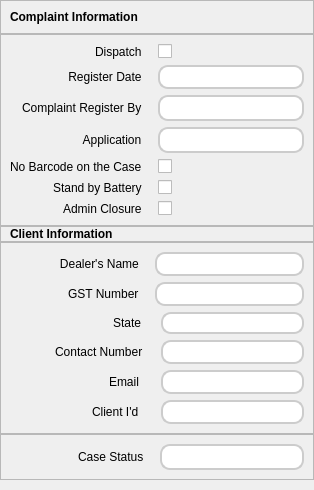
         <widget class="QWidget" name="left_widget" native="true">
          <layout class="QVBoxLayout" name="verticalLayout_3">
           <property name="spacing">
            <number>0</number>
           </property>
           <property name="leftMargin">
            <number>0</number>
           </property>
           <property name="topMargin">
            <number>0</number>
           </property>
           <property name="rightMargin">
            <number>0</number>
           </property>
           <property name="bottomMargin">
            <number>10</number>
           </property>
           <item>
            <widget class="QFrame" name="frame_7">
             <property name="frameShape">
              <enum>QFrame::StyledPanel</enum>
             </property>
             <property name="frameShadow">
              <enum>QFrame::Raised</enum>
             </property>
             <layout class="QGridLayout" name="gridLayout_4">
              <item row="0" column="0">
               <widget class="QLabel" name="ComplaintInformationLabel">
                <property name="styleSheet">
                 <string notr="true">font: 10pt &quot;Arial&quot;;
font-weight: bold;</string>
                </property>
                <property name="text">
                 <string>Complaint Information</string>
                </property>
               </widget>
              </item>
             </layout>
            </widget>
           </item>
           <item>
            <widget class="QFrame" name="frame_4">
             <property name="minimumSize">
              <size>
               <width>250</width>
               <height>40</height>
              </size>
             </property>
             <property name="maximumSize">
              <size>
               <width>600</width>
               <height>16777215</height>
              </size>
             </property>
             <property name="frameShape">
              <enum>QFrame::StyledPanel</enum>
             </property>
             <property name="frameShadow">
              <enum>QFrame::Raised</enum>
             </property>
             <layout class="QGridLayout" name="gridLayout_2">
              <item row="0" column="1">
               <widget class="QCheckBox" name="dispatch">
                <property name="font">
                 <font>
                  <pointsize>15</pointsize>
                 </font>
                </property>
                <property name="styleSheet">
                 <string notr="true"/>
                </property>
                <property name="text">
                 <string/>
                </property>
                <property name="iconSize">
                 <size>
                  <width>16</width>
                  <height>16</height>
                 </size>
                </property>
               </widget>
              </item>
              <item row="0" column="0" alignment="Qt::AlignRight">
               <widget class="QLabel" name="DispatchLabel_1">
                <property name="styleSheet">
                 <string notr="true">font: 12pt &quot;Arial&quot;;</string>
                </property>
                <property name="text">
                 <string>Dispatch   </string>
                </property>
               </widget>
              </item>
              <item row="2" column="0" alignment="Qt::AlignRight">
               <widget class="QLabel" name="DateLabel_2">
                <property name="styleSheet">
                 <string notr="true">font: 12pt &quot;Arial&quot;;</string>
                </property>
                <property name="text">
                 <string>          Register Date   </string>
                </property>
               </widget>
              </item>
              <item row="2" column="1">
               <widget class="QLineEdit" name="calender">
                <property name="font">
                 <font>
                  <pointsize>-1</pointsize>
                 </font>
                </property>
                <property name="styleSheet">
                 <string notr="true">border: 2px solid rgb(204, 204, 204);
border-radius: 10px;
color: rgb(77, 77, 77);	
padding: 1px 1px 1px 15px;
font-size: 14px</string>
                </property>
               </widget>
              </item>
              <item row="5" column="0" alignment="Qt::AlignRight">
               <widget class="QLabel" name="applicationLabel_4">
                <property name="styleSheet">
                 <string notr="true">font: 12pt &quot;Arial&quot;;</string>
                </property>
                <property name="text">
                 <string>                Application   </string>
                </property>
               </widget>
              </item>
              <item row="4" column="0" alignment="Qt::AlignRight">
               <widget class="QLabel" name="ComplaintRegisterByLabel_3">
                <property name="styleSheet">
                 <string notr="true">font: 12pt &quot;Arial&quot;;</string>
                </property>
                <property name="text">
                 <string>Complaint Register By   </string>
                </property>
               </widget>
              </item>
              <item row="4" column="1">
               <widget class="QComboBox" name="complaint_register_by">
                <property name="font">
                 <font>
                  <family>Montserrat Medium</family>
                  <pointsize>10</pointsize>
                  <weight>50</weight>
                  <italic>false</italic>
                  <bold>false</bold>
                 </font>
                </property>
                <property name="styleSheet">
                 <string notr="true">QComboBox {
border: 2px solid rgb(204,204,204);
border-radius: 10px;
padding: 1px 1px 1px 15px;
font: 10pt &quot;Montserrat Medium&quot;;
}

QComboBox:editable {
    background: white;
}

QComboBox:on {
    padding-top: 3px;
    padding-left: 4px;
}

QComboBox QAbstractItemView {
	border: 1px solid white;
    border-bottom-right-radius: 10px;
    border-bottom-left-radius: 10px;
    background: white;
}

QComboBox::drop-down {
    subcontrol-origin: padding;
    subcontrol-position: top right;
    width: 15px;

    border-top-right-radius: 3px; /* same radius as the QComboBox */
    border-bottom-right-radius: 3px;
}

QComboBox::down-arrow {
    image:url(:/Drop Down/arrow.png);
}

QComboBox::down-arrow:on { /* shift the arrow when popup is open */
    top: 1px;
    left: 1px;
}</string>
                </property>
               </widget>
              </item>
              <item row="5" column="1">
               <widget class="QComboBox" name="application_type">
                <property name="font">
                 <font>
                  <family>Montserrat Medium</family>
                  <pointsize>10</pointsize>
                  <weight>50</weight>
                  <italic>false</italic>
                  <bold>false</bold>
                 </font>
                </property>
                <property name="styleSheet">
                 <string notr="true">QComboBox {
border: 2px solid rgb(204,204,204);
border-radius: 10px;
padding: 1px 1px 1px 15px;
font: 10pt &quot;Montserrat Medium&quot;;
}

QComboBox:editable {
    background: white;
}

QComboBox:on {
    padding-top: 3px;
    padding-left: 4px;
}

QComboBox QAbstractItemView {
	border: 1px solid white;
    border-bottom-right-radius: 10px;
    border-bottom-left-radius: 10px;
    background: white;
}

QComboBox::drop-down {
    subcontrol-origin: padding;
    subcontrol-position: top right;
    width: 15px;

    border-top-right-radius: 3px; /* same radius as the QComboBox */
    border-bottom-right-radius: 3px;
}

QComboBox::down-arrow {
    image:url(:/Drop Down/arrow.png);
}

QComboBox::down-arrow:on { /* shift the arrow when popup is open */
    top: 1px;
    left: 1px;
}</string>
                </property>
               </widget>
              </item>
              <item row="7" column="0" alignment="Qt::AlignRight">
               <widget class="QLabel" name="StandbyLabel_6">
                <property name="styleSheet">
                 <string notr="true">font: 12pt &quot;Arial&quot;;</string>
                </property>
                <property name="text">
                 <string>Stand by Battery   </string>
                </property>
               </widget>
              </item>
              <item row="8" column="0" alignment="Qt::AlignRight">
               <widget class="QLabel" name="AminClosureLabel_7">
                <property name="styleSheet">
                 <string notr="true">font: 12pt &quot;Arial&quot;;</string>
                </property>
                <property name="text">
                 <string>Admin Closure   </string>
                </property>
               </widget>
              </item>
              <item row="6" column="0">
               <widget class="QLabel" name="noBarcodeCaseLabel_5">
                <property name="styleSheet">
                 <string notr="true">font: 12pt &quot;Arial&quot;;</string>
                </property>
                <property name="text">
                 <string>No Barcode on the Case   </string>
                </property>
               </widget>
              </item>
              <item row="6" column="1">
               <widget class="QCheckBox" name="no_barcode_case">
                <property name="font">
                 <font>
                  <pointsize>15</pointsize>
                 </font>
                </property>
                <property name="text">
                 <string/>
                </property>
               </widget>
              </item>
              <item row="7" column="1">
               <widget class="QCheckBox" name="standby_battery">
                <property name="font">
                 <font>
                  <pointsize>15</pointsize>
                 </font>
                </property>
                <property name="text">
                 <string/>
                </property>
               </widget>
              </item>
              <item row="8" column="1">
               <widget class="QCheckBox" name="admin_closure">
                <property name="font">
                 <font>
                  <pointsize>15</pointsize>
                 </font>
                </property>
                <property name="text">
                 <string/>
                </property>
               </widget>
              </item>
             </layout>
            </widget>
           </item>
           <item>
            <widget class="QFrame" name="frame_3">
             <property name="frameShape">
              <enum>QFrame::StyledPanel</enum>
             </property>
             <property name="frameShadow">
              <enum>QFrame::Raised</enum>
             </property>
             <layout class="QHBoxLayout" name="horizontalLayout_4">
              <property name="spacing">
               <number>0</number>
              </property>
              <property name="topMargin">
               <number>0</number>
              </property>
              <property name="rightMargin">
               <number>0</number>
              </property>
              <property name="bottomMargin">
               <number>0</number>
              </property>
              <item>
               <widget class="QLabel" name="label">
                <property name="styleSheet">
                 <string notr="true">font: 10pt &quot;Arial&quot;;
font-weight: bold;</string>
                </property>
                <property name="text">
                 <string>Client Information</string>
                </property>
               </widget>
              </item>
             </layout>
            </widget>
           </item>
           <item>
            <widget class="QFrame" name="frame_9">
             <property name="minimumSize">
              <size>
               <width>250</width>
               <height>40</height>
              </size>
             </property>
             <property name="maximumSize">
              <size>
               <width>600</width>
               <height>16777215</height>
              </size>
             </property>
             <property name="styleSheet">
              <string notr="true">QLabel{
	font: 12pt &quot;Arial&quot;;
}</string>
             </property>
             <property name="frameShape">
              <enum>QFrame::StyledPanel</enum>
             </property>
             <property name="frameShadow">
              <enum>QFrame::Raised</enum>
             </property>
             <layout class="QGridLayout" name="gridLayout_6">
              <property name="leftMargin">
               <number>9</number>
              </property>
              <property name="topMargin">
               <number>9</number>
              </property>
              <property name="rightMargin">
               <number>9</number>
              </property>
              <property name="bottomMargin">
               <number>9</number>
              </property>
              <property name="horizontalSpacing">
               <number>6</number>
              </property>
              <item row="2" column="2">
               <widget class="QComboBox" name="State">
                <property name="styleSheet">
                 <string notr="true">QComboBox {
border: 2px solid rgb(204,204,204);
border-radius: 10px;
padding: 1px 1px 1px 15px;
font: 10pt &quot;Montserrat Medium&quot;;
}

QComboBox:editable {
    background: white;
}

QComboBox:on {
    padding-top: 3px;
    padding-left: 4px;
}

QComboBox QAbstractItemView {
	border: 1px solid white;
    border-bottom-right-radius: 10px;
    border-bottom-left-radius: 10px;
    background: white;
}

QComboBox::drop-down {
    subcontrol-origin: padding;
    subcontrol-position: top right;
    width: 15px;

    border-top-right-radius: 3px; /* same radius as the QComboBox */
    border-bottom-right-radius: 3px;
}

QComboBox::down-arrow {
    image:url(:/Drop Down/arrow.png);
}

QComboBox::down-arrow:on { /* shift the arrow when popup is open */
    top: 1px;
    left: 1px;
}</string>
                </property>
               </widget>
              </item>
              <item row="2" column="0" colspan="2" alignment="Qt::AlignRight">
               <widget class="QLabel" name="state_label_17">
                <property name="text">
                 <string>State    </string>
                </property>
               </widget>
              </item>
              <item row="4" column="0" alignment="Qt::AlignRight">
               <widget class="QLabel" name="email_label_19">
                <property name="text">
                 <string>Email   </string>
                </property>
               </widget>
              </item>
              <item row="3" column="2">
               <widget class="QLineEdit" name="ContactNumber">
                <property name="styleSheet">
                 <string notr="true">border: 2px solid rgb(204, 204, 204);
border-radius: 10px;
color: rgb(77, 77, 77);	
padding: 1px 1px 1px 15px;
font-size: 14px</string>
                </property>
               </widget>
              </item>
              <item row="1" column="0" alignment="Qt::AlignRight">
               <widget class="QLabel" name="gst_number_label_16">
                <property name="text">
                 <string>GST Number   </string>
                </property>
               </widget>
              </item>
              <item row="3" column="0" alignment="Qt::AlignRight">
               <widget class="QLabel" name="contact_number_label_18">
                <property name="text">
                 <string>Contact Number  </string>
                </property>
               </widget>
              </item>
              <item row="0" column="0" alignment="Qt::AlignRight">
               <widget class="QLabel" name="dealers_name_label_15">
                <property name="text">
                 <string>               Dealer's Name   </string>
                </property>
               </widget>
              </item>
              <item row="0" column="1" colspan="2">
               <widget class="QLineEdit" name="DealersName">
                <property name="styleSheet">
                 <string notr="true">border: 2px solid rgb(204, 204, 204);
border-radius: 10px;
color: rgb(77, 77, 77);	
padding: 1px 1px 1px 15px;
font-size: 14px</string>
                </property>
               </widget>
              </item>
              <item row="1" column="1" colspan="2">
               <widget class="QLineEdit" name="GSTNumber">
                <property name="styleSheet">
                 <string notr="true">border: 2px solid rgb(204, 204, 204);
border-radius: 10px;
color: rgb(77, 77, 77);	
padding: 1px 1px 1px 15px;
font-size: 14px</string>
                </property>
                <property name="maxLength">
                 <number>32767</number>
                </property>
               </widget>
              </item>
              <item row="5" column="0" alignment="Qt::AlignRight">
               <widget class="QLabel" name="client_id_label_20">
                <property name="text">
                 <string>Client I'd   </string>
                </property>
               </widget>
              </item>
              <item row="4" column="2">
               <widget class="QLineEdit" name="Email">
                <property name="styleSheet">
                 <string notr="true">border: 2px solid rgb(204, 204, 204);
border-radius: 10px;
color: rgb(77, 77, 77);	
padding: 1px 1px 1px 15px;
font-size: 14px</string>
                </property>
               </widget>
              </item>
              <item row="5" column="2">
               <widget class="QLineEdit" name="ClientId">
                <property name="styleSheet">
                 <string notr="true">border: 2px solid rgb(204, 204, 204);
border-radius: 10px;
color: rgb(77, 77, 77);	
padding: 1px 1px 1px 15px;
font-size: 14px</string>
                </property>
               </widget>
              </item>
             </layout>
            </widget>
           </item>
           <item>
            <widget class="QFrame" name="calander_frame">
             <property name="minimumSize">
              <size>
               <width>250</width>
               <height>40</height>
              </size>
             </property>
             <property name="maximumSize">
              <size>
               <width>649</width>
               <height>16777215</height>
              </size>
             </property>
             <property name="frameShape">
              <enum>QFrame::StyledPanel</enum>
             </property>
             <property name="frameShadow">
              <enum>QFrame::Raised</enum>
             </property>
             <layout class="QGridLayout" name="gridLayout_8">
              <item row="0" column="0" alignment="Qt::AlignRight">
               <widget class="QLabel" name="CaseStatusLlabel_">
                <property name="styleSheet">
                 <string notr="true">font: 12pt &quot;Arial&quot;;</string>
                </property>
                <property name="text">
                 <string>Case Status   </string>
                </property>
               </widget>
              </item>
              <item row="0" column="1">
               <widget class="QComboBox" name="case_status">
                <property name="font">
                 <font>
                  <family>Montserrat Medium</family>
                  <pointsize>10</pointsize>
                  <weight>50</weight>
                  <italic>false</italic>
                  <bold>false</bold>
                 </font>
                </property>
                <property name="styleSheet">
                 <string notr="true">QComboBox {
border: 2px solid rgb(204,204,204);
border-radius: 10px;
padding: 1px 1px 1px 15px;
font: 10pt &quot;Montserrat Medium&quot;;
}

QComboBox:editable {
    background: white;
}

QComboBox:on {
    padding-top: 3px;
    padding-left: 4px;
}

QComboBox QAbstractItemView {
	border: 1px solid white;
    border-bottom-right-radius: 10px;
    border-bottom-left-radius: 10px;
    background: white;
}

QComboBox::drop-down {
    subcontrol-origin: padding;
    subcontrol-position: top right;
    width: 15px;

    border-top-right-radius: 3px; /* same radius as the QComboBox */
    border-bottom-right-radius: 3px;
}

QComboBox::down-arrow {
    image:url(:/Drop Down/arrow.png);
}

QComboBox::down-arrow:on { /* shift the arrow when popup is open */
    top: 1px;
    left: 1px;
}</string>
                </property>
               </widget>
              </item>
             </layout>
            </widget>
           </item>
          </layout>
         </widget>
